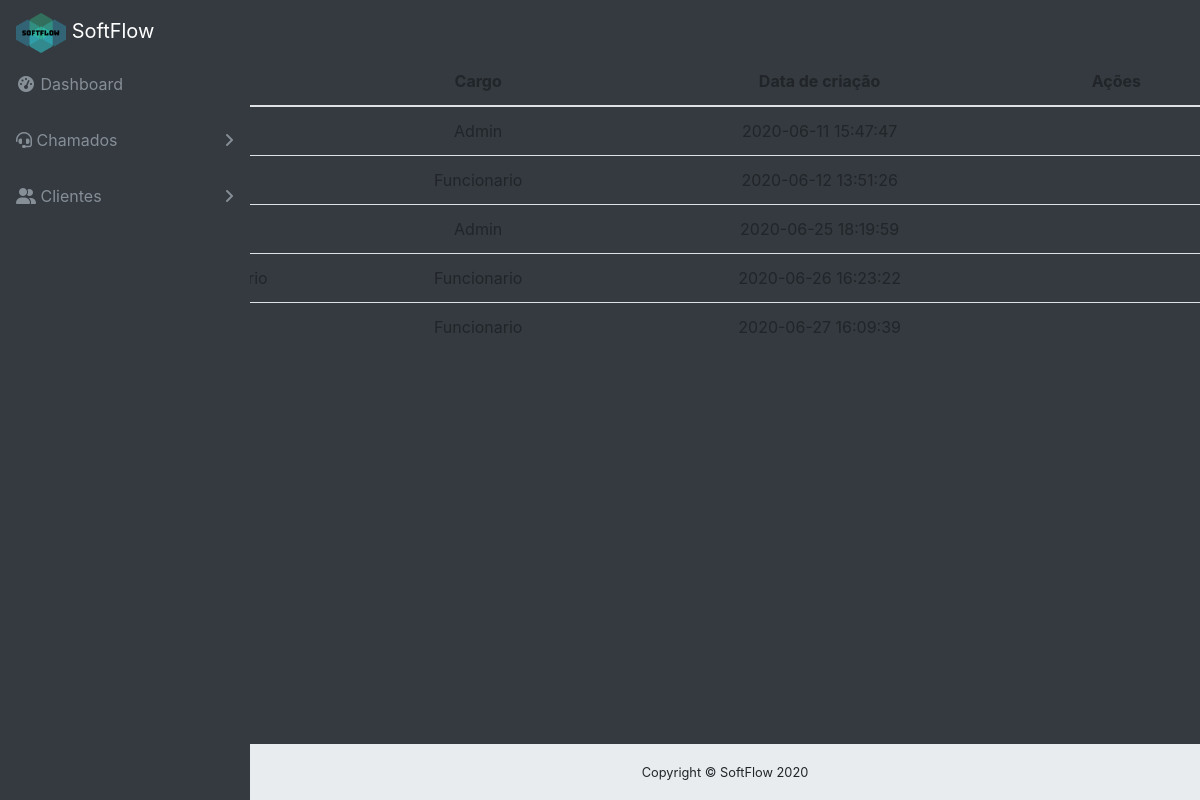
Before: /funcionario.php (signed in) with the older database file.
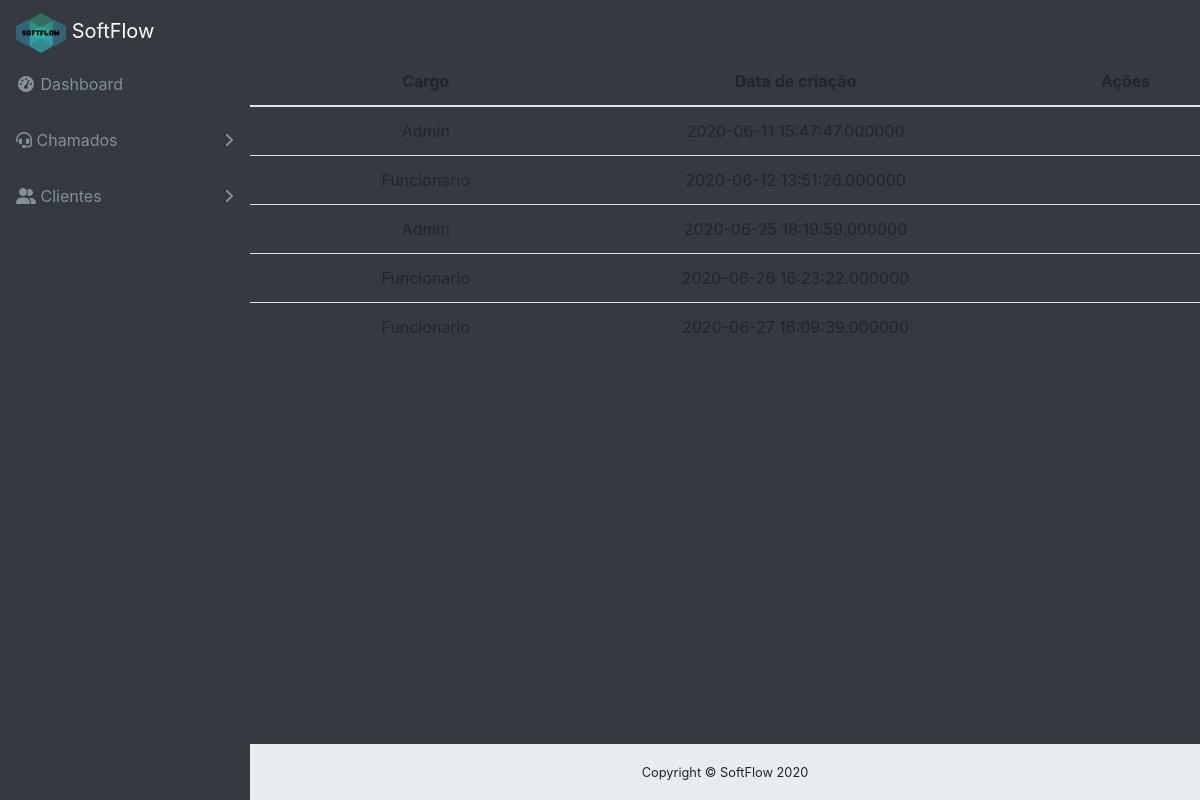
After: the same page with the newer database file.
### tables this page shows
CREATE TABLE `funcionario` (
  `id` int(11) NOT NULL,
  `nome` varchar(114) NOT NULL,
  `cpf` varchar(115) NOT NULL,
  `rg` int(30) NOT NULL,
  `nascimento` varchar(30) NOT NULL,
  `email` varchar(115) NOT NULL,
  `endereco` varchar(150) NOT NULL,
  `cep` int(50) NOT NULL,
  `estado` varchar(50) NOT NULL,
  `telefone` int(10) NOT NULL,
  `tituloEleitor` varchar(115) NOT NULL,
  `escolaridade` varchar(115) NOT NULL,
  `ctps` varchar(115) NOT NULL,
  `sexo` varchar(30) NOT NULL,
  `senha` varchar(115) NOT NULL,
  `id_cargo` int(11) NOT NULL,
  `created` datetime(6) DEFAULT NULL
);

CREATE TABLE `cargos` (
  `id` int(11) NOT NULL,
  `nome` varchar(50) NOT NULL
);

### classes/Model.php (called while the page is built, shortened)
<?php
require_once 'Conn.php';
class Model
{
    public function __construct()
    {
        $conn = new Conn();
        $this->db = $conn->getConn();
    }
}

### classes/Conn.php (called while the page is built)
<?php
class Conn {
    public static $Host = "localhost";
    public static $User = "root";
    public static $Pass = "microsol45";
    public static $Dbname = "sistema_informatica_pi";
    private static $Connect = null;
    private static function Conectar() {
        try {
            if(self::$Connect == null):
                self::$Connect = new PDO('mysql:host=' . self::$Host .';dbname='.self::$Dbname, self::$User, self::$Pass);
            endif;
        } catch (Exception $ex) {
            echo 'Mensagem: ' . $ex->getMessage();
            die;
        }
        return self::$Connect;
    }
    public function getConn() {
        return self::Conectar();
    }
}

### classes/FuncionarioDAO.php (called while the page is built, shortened)
<?php
require_once 'Model.php';
class FuncionarioDAO extends Model
{
    public function __construct() {
    	$this->tabela = 'funcionario';
    	$this->class = 'Funcionario';
    }
     public function listarfuncionarios()
    {
        $sql = "SELECT fn.*, ca.nome AS nome_cargo, fn.nome AS nome_funcionario FROM {$this->tabela} fn
        LEFT JOIN cargos ca ON ca.id = fn.id_cargo
        ORDER BY id ASC";
        $stmt = $this->db->prepare($sql);
        $stmt->setFetchMode(PDO::FETCH_CLASS, $this->class);
        $stmt->execute();
        return $stmt->fetchAll();
    }
}

### classes/Funcionario.php (called while the page is built, shortened)
<?php
class Funcionario
{
    private $created;
    public function getCreated()
    {
        return $this->created;
    }
}

### funcionario.php (the view, shortened to what this page needs)
<?php include 'layout/header.php'; ?>
<?php include './layout/menu.php'; ?>
<?php
require 'classes/Funcionario.php';
require 'classes/FuncionarioDAO.php';
$funcionarioDAO = new FuncionarioDAO();
$funcionarios = $funcionarioDAO->listarfuncionarios();
?>
<div style="width: 100%;">
	<table class="table text-center">
		<thead>
			<tr>
				<th>ID</th>
				<th>Nome</th>
				<th>Cargo</th>
				<th>Data de criação</th>
				<th>Ações</th>
			</tr>
		</thead>
		<tbody class="table-striped">
			<?php foreach ($funcionarios as $funcionario) { ?>
				<tr>
					<td><?= $funcionario->getId() ?></td>
					<td><?= $funcionario->getNome() ?></td>
					<td><?= $funcionario->nome_cargo; ?></td>
					<td><?= $funcionario->getCreated() ?></td>
					<td>
					</td>
				</tr>
			<?php } ?>
		</tbody>
	</table>
</div>
<?php include 'layout/footer.php'; ?>

Changed rows visible on the page:
changed funcionario (number 1 of 5 on the later page): created "2020-06-11 15:47:47" → "2020-06-11 15:47:47.000000"
changed funcionario (number 2 of 5 on the later page): created "2020-06-12 13:51:26" → "2020-06-12 13:51:26.000000"
changed funcionario (number 3 of 5 on the later page): created "2020-06-25 18:19:59" → "2020-06-25 18:19:59.000000"
changed funcionario (number 4 of 5 on the later page): created "2020-06-26 16:23:22" → "2020-06-26 16:23:22.000000"
changed funcionario (number 5 of 5 on the later page): created "2020-06-27 16:09:39" → "2020-06-27 16:09:39.000000"
